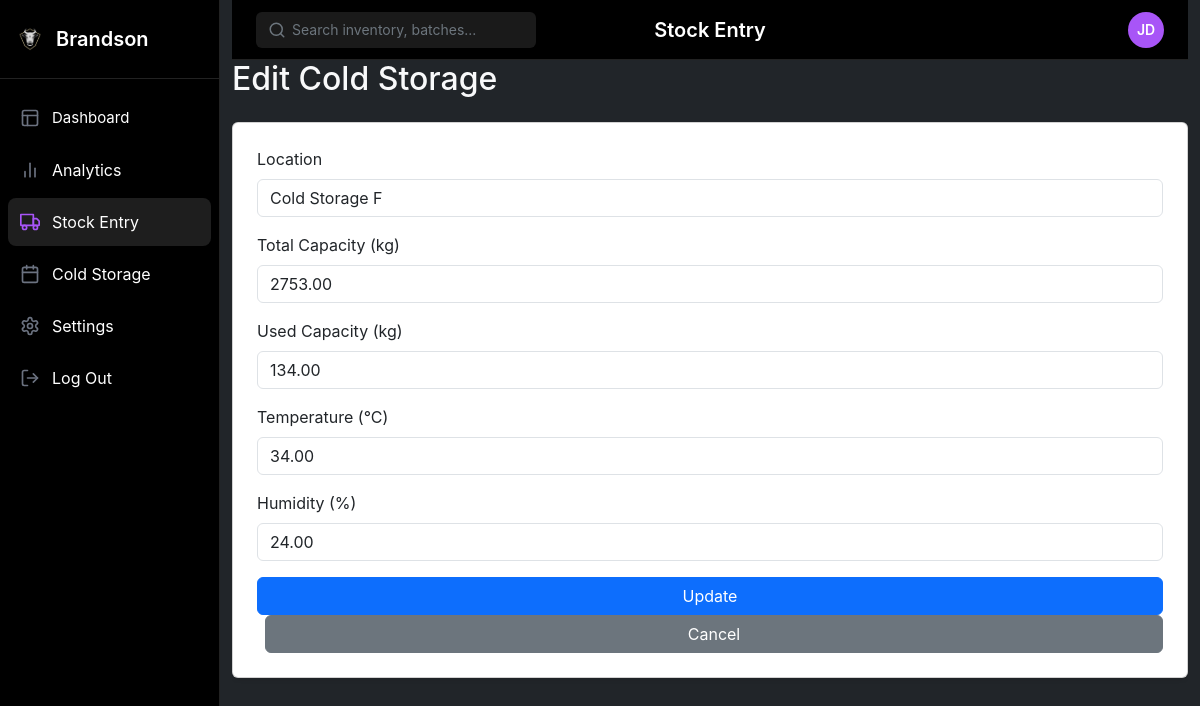
Screenshot of /edit_storage_form.php?id=2 with the database file from the repository.
### tables this page shows
CREATE TABLE `cold_storages` (
  `id` int(11) NOT NULL,
  `location` varchar(50) NOT NULL,
  `total_capacity` decimal(10,2) NOT NULL,
  `used_capacity` decimal(10,2) NOT NULL,
  `current_temp` decimal(5,2) NOT NULL,
  `humidity` decimal(5,2) NOT NULL,
  `status` enum('normal','warning','critical') DEFAULT 'normal',
  `created_at` timestamp NOT NULL DEFAULT current_timestamp()
);

### edit_storage_form.php (the view, shortened to what this page needs)
<?php
require 'includes/db_Connection.php';
$id = $_GET['id'];
$stmt = $pdo->prepare("SELECT * FROM cold_storages WHERE id = ?");
$stmt->execute([$id]);
$data = $stmt->fetch();
?>
<!DOCTYPE html>
<html lang="en">
<head>
    <link href="https://cdn.jsdelivr.net/npm/bootstrap@5.3.0/dist/css/bootstrap.min.css" rel="stylesheet">
     <link href="https://cdn.jsdelivr.net/npm/bootstrap@5.3.2/dist/css/bootstrap.min.css" rel="stylesheet">
    <link rel="stylesheet" href="https://cdn.jsdelivr.net/npm/bootstrap-icons@1.11.1/font/bootstrap-icons.css">
    <link rel="stylesheet" href="css/styles3.css">
</head>
<body class="bg-dark text-light">
    <div class="container-fluid">
    <div class="app-container">
        <aside class="sidebar">
            <div class="sidebar-header">
                <div class="logo">
                    <img src="logo.png" alt="Brandson Logo" width="28" height="28">
                    <span class="brand-name">Brandson</span>
                </div>
            </div>
            <nav class="sidebar-nav">
                <a href="dashboard.php" class="nav-item ">
                    <span class="nav-item-dashboard">Dashboard</span>
                </a>
                <a href="analytics.php" class="nav-item">
                    <span class="nav-item-name">Analytics</span>
                </a>
                <a href="#" class="nav-item active">
                    <span class="nav-item-name">Stock Entry</span>
                </a>
                <a href="#" class="nav-item">
                    <span class="nav-item-name">Cold Storage</span>
                </a>
                <a href="#" class="nav-item">
                    <span class="nav-item-name">Settings</span>
                </a>
                <a href="#" class="nav-item">
                    <span class="nav-item-name">Log Out</span>
                </a>
            </nav>
        </aside>
        <main class="main-content">
            <header class="header">
                <div class="search-container">
                    <svg xmlns="http://www.w3.org/2000/svg" width="18" height="18" viewBox="0 0 24 24" fill="none" stroke="currentColor" stroke-width="2" stroke-linecap="round" stroke-linejoin="round" class="search-icon">
                        <circle cx="11" cy="11" r="8"></circle>
                        <line x1="21" y1="21" x2="16.65" y2="16.65"></line>
                    </svg>
                    <input type="text" placeholder="Search inventory, batches..." class="search-input">
                </div>
                <h1 class="page-title"> Stock Entry</h1>
                <div class="profile-container">
                    <button id="profileButton" class="profile-button">
                        <div class="profile-avatar">JD</div>
                    </button>
                </div>
            </header>
    <h2 class="mb-4">Edit Cold Storage</h2>
    <form action="update_storage.php" method="POST" class="card p-4 shadow-sm">
        <div class="mb-3">
            <label class="form-label">Location</label>
            <input name="location" class="form-control" value="<?= htmlspecialchars($data['location']) ?>" required>
        </div>
        <div class="mb-3">
            <label class="form-label">Total Capacity (kg)</label>
            <input type="number" name="total_capacity" class="form-control" value="<?= $data['total_capacity'] ?>" required>
        </div>
        <div class="mb-3">
            <label class="form-label">Used Capacity (kg)</label>
            <input type="number" name="used_capacity" class="form-control" value="<?= $data['used_capacity'] ?>" required>
        </div>
        <div class="mb-3">
            <label class="form-label">Temperature (°C)</label>
            <input type="number" step="0.1" name="current_temp" class="form-control" value="<?= $data['current_temp'] ?>" required>
        </div>
        <div class="mb-3">
            <label class="form-label">Humidity (%)</label>
            <input type="number" step="0.1" name="humidity" class="form-control" value="<?= $data['humidity'] ?>" required>
        </div>
        <button type="submit" class="btn btn-primary">Update</button>
        <a href="dashboard-template.php" class="btn btn-secondary ms-2">Cancel</a>
    </form>
</body>
</html>

### css/styles3.css (style rules this page uses)
:root { --bs-purple: #a855f7; --bs-pink: #ec4899; --bs-orange: #f97316; --bs-blue: #3b82f6; --bs-gray: #6b7280; --sidebar-width: 220px; --sidebar-bg: #000000; --sidebar-hover: #1a1a1a; --sidebar-active: #1e1e1e; --header-height: 60px; --content-bg: #000000; --card-bg: #0a0a0a; --border-color: #222222; }
* { margin: 0; padding: 0; box-sizing: border-box; }
body { font-family: "Inter", -apple-system, BlinkMacSystemFont, "Segoe UI", Roboto, Oxygen, Ubuntu, Cantarell, "Open Sans", "Helvetica Neue", sans-serif; background-color: var(--content-bg); color: #ffffff; line-height: 1.5; overflow-x: hidden; }
.app-container { display: flex; width: 100%; height: 100vh; overflow: hidden; }
.sidebar { width: var(--sidebar-width); background-color: var(--sidebar-bg); border-right: 1px solid var(--border-color); height: 100vh; position: fixed; top: 0; left: 0; z-index: 10; overflow-y: auto; transition: all 0.3s ease; }
.sidebar-header { padding: 1.5rem 1rem; border-bottom: 1px solid var(--border-color); }
.logo { display: flex; align-items: center; gap: 0.75rem; }
.brand-name { font-size: 1.25rem; font-weight: 600; color: #ffffff; }
.sidebar-nav { display: flex; flex-direction: column; padding: 1rem 0.5rem; gap: 0.25rem; }
.nav-item { display: flex; align-items: center; padding: 0.75rem; color: #ffffff; text-decoration: none; border-radius: 0.5rem; transition: all 0.2s ease; }
.nav-item .icon { margin-right: 0.75rem; color: var(--bs-gray); }
.nav-item-dashboard { font-size: 0.9375rem; }
.nav-item.active { background-color: var(--sidebar-active); }
.nav-item.active .icon { color: var(--bs-purple); }
.main-content { margin-left: var(--sidebar-width); width: calc(100% - var(--sidebar-width)); height: 100vh; overflow-y: auto; overflow-x: hidden; }
.header { height: var(--header-height); display: flex; align-items: center; justify-content: space-between; padding: 0 1.5rem; border-bottom: 1px solid var(--border-color); position: sticky; top: 0; background-color: var(--content-bg); z-index: 5; }
.search-container { position: relative; width: 280px; }
.search-input { background-color: #1a1a1a; border: none; border-radius: 6px; color: #ffffff; padding: 0.5rem 1rem 0.5rem 2.25rem; width: 100%; height: 36px; font-size: 0.875rem; }
.search-input::placeholder { color: #6c757d; }
.search-icon { position: absolute; left: 0.75rem; top: 50%; transform: translateY(-50%); color: #6c757d; }
.page-title { font-size: 1.25rem; font-weight: 600; margin: 0; color: #ffffff; position: absolute; left: 50%; transform: translateX(-50%); }
.profile-container { position: relative; }
.profile-button { background: none; border: none; cursor: pointer; padding: 0; display: flex; align-items: center; justify-content: center; }
.profile-avatar { width: 36px; height: 36px; border-radius: 50%; background-color: var(--bs-purple); color: white; display: flex; align-items: center; justify-content: center; font-weight: 600; font-size: 0.875rem; transition: all 0.2s ease; }

### rows the page displays
cold_storages: location "Cold Storage F", total_capacity "2753.00", used_capacity "134.00", current_temp "34.00", humidity "24.00"
